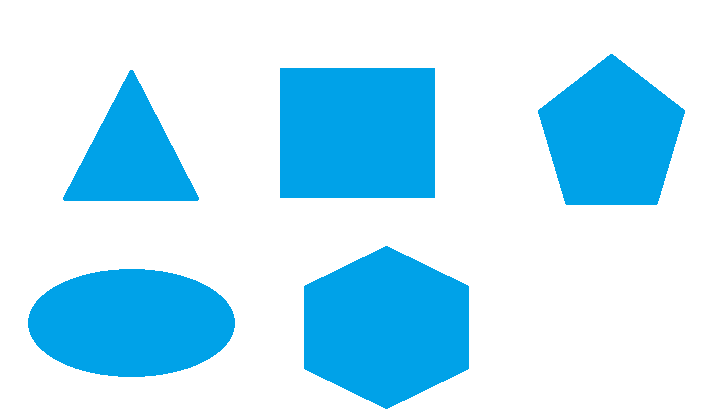
#> input picture 06.Alistirmalar/veriler/polygons.png, 720 x 417 px
$ jupyter execute '01.Çokgen Algılama (Shape Detection).ipynb'
#> lines starting #> are read from the running program, lines starting #| are printed output that depends on the picture; after the words box and inside, x2 and y2 are one past the last pixel; in counts of white or black regions, pixels touching at a corner belong together
[cell 1]
import cv2
import numpy as np

font = cv2.FONT_HERSHEY_SIMPLEX
font1= cv2.FONT_HERSHEY_COMPLEX #opencv fonts

img = cv2.imread("veriler/polygons.png")
#> img is the input picture: shape (417, 720, 3); mean B, G, R 248.6, 229.3, 184.6

gray = cv2.cvtColor(img,cv2.COLOR_BGR2GRAY)
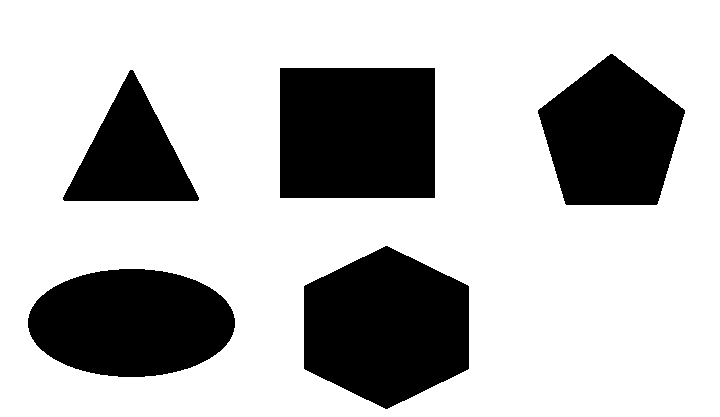
#> gray: shape (417, 720); values 122 (black) and 255 (white), 72.4% white; 5 black regions, box (x1, y1, x2, y2) and area: (304, 246, 469, 409) 20341, (280, 68, 435, 198) 20150, (28, 269, 235, 377) 17580, (538, 54, 685, 205) 15534, (63, 70, 199, 201) 9309
_,threshold = cv2.threshold(gray,240,255,cv2.THRESH_BINARY)
#> threshold: shape (417, 720); 72.4% white; 5 black regions

contours,_ = cv2.findContours(threshold,cv2.RETR_TREE,cv2.CHAIN_APPROX_SIMPLE)
#> contours = 6 contours; box (x1, y1, x2, y2) and area: (0, 0, 720, 417) 299104, (303, 245, 470, 410) 20588, (279, 67, 436, 199) 20434, (27, 268, 236, 378) 17814, (537, 53, 686, 206) 15747, (62, 69, 200, 202) 9508

for cnt in contours:

    epsilon = 0.01*cv2.arcLength(cnt,True)
    approx = cv2.approxPolyDP(cnt,epsilon,True)

    cv2.drawContours(img,[approx],0,(0),5)

    x = approx.ravel()[0]
    y = approx.ravel()[1]

    if len(approx)==3:
        cv2.putText(img,"Triangle",(x,y),font1,4,(0))

    elif len(approx)==4:
        cv2.putText(img,"Rectangle",(x,y),font1,4,(0))

    elif len(approx)==5:
        cv2.putText(img,"Pentagon",(x,y),font1,4,(0))

    elif len(approx)==6:
        cv2.putText(img,"Hexagon",(x,y),font1,4,(0))

    else:
        cv2.putText(img,"Ellipse",(x,y),font1,4,(0))
#> this loop made 6 passes
#> (epsilon, approx, x, y) on passes 1, 4, 5: (22.7, [[0, 0], [0, 416], [719, 416], [719, 0]], 0, 0), (4.57, [[130, 69], [197, 201], [62, 199]], 130, 69), (5.72, [[279, 68], [434, 67], [435, 197], [280, 198]], 279, 68)
#> (epsilon, x, y) on passes 2, 3, 6: (5.38, 27, 318), (5.64, 385, 245), (4.99, 610, 53)
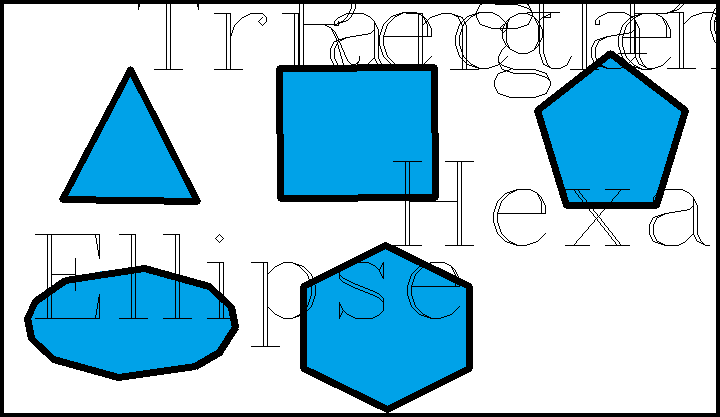
#> img: shape (417, 720, 3); 10.98% of pixels changed, all inside (x1, y1, x2, y2) = (0, 0, 720, 417)

cv2.imshow("IMG",img)

cv2.waitKey(0)
cv2.destroyAllWindows()
